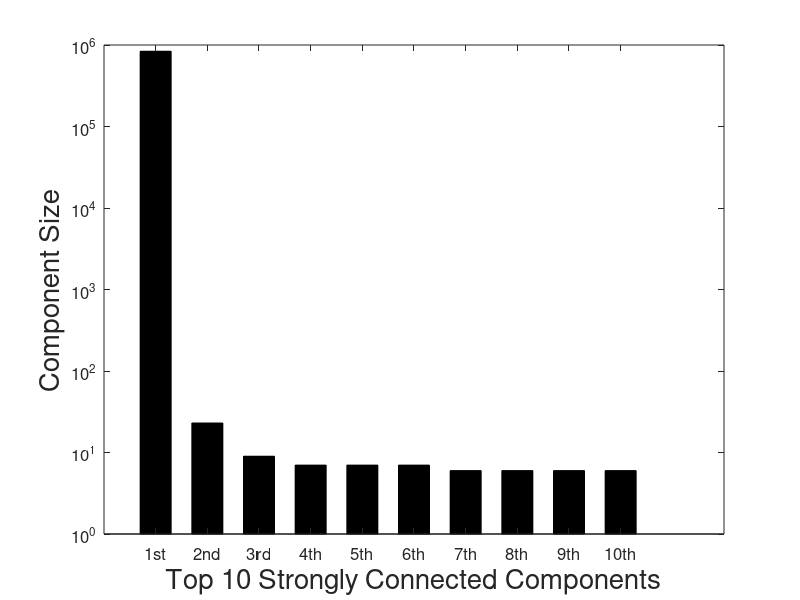

Here is the MATLAB script that generated this plot:
function draw_SCC()
    Y = [838021, 23, 9, 7, 7, 7, 6, 6, 6, 6];
    X = {'1st', '2nd', '3rd', '4th', '5th', '6th', '7th', '8th', '9th', '10th'};
    bar(Y, 0.6, 'k');
    xlim([0.5 10.5])
    set(gca,'YScale','log')
    set(gca, 'xticklabel', X);
    set(gca, 'FontSize', 12);
    xlabel('Top 10 Strongly Connected Components','FontSize',20);
    ylabel('Component Size','FontSize',20);
    title('');
    grid off;
    print('./results/graph/SCC.eps', '-depsc')
end